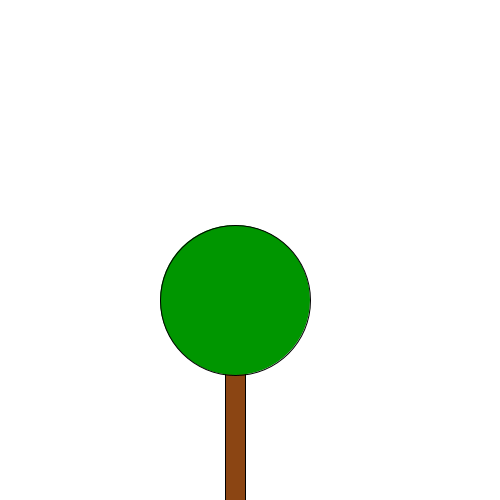
Frame 1 (no input)
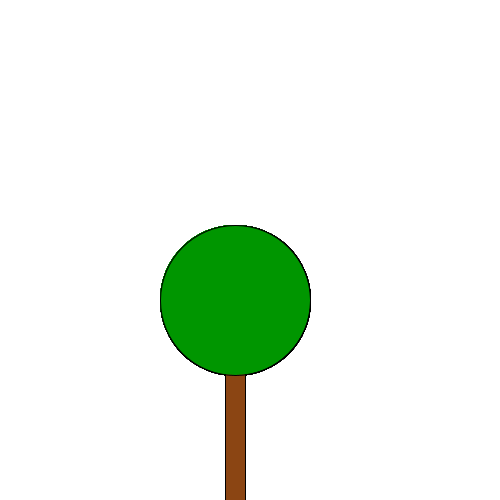
Frame 60 (the mouse pressed at the canvas centre just before this capture)
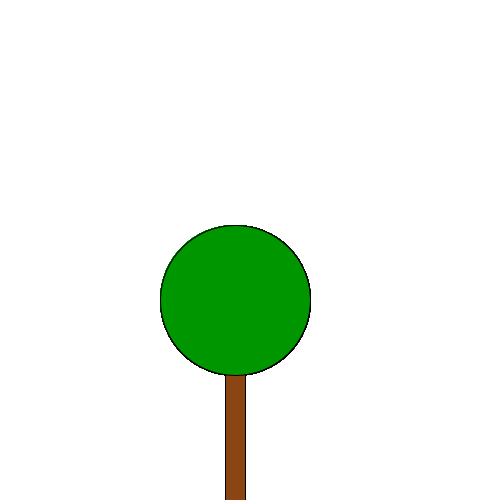
Frame 120 (the mouse held since frame 60 and released just before this capture)

The Processing sketch that drew these frames (run headless with seeded random() and noise(); from frame 60 on, the mouse is pressed at the canvas centre):

// Processing sketch: H09_verdiepings_opd_3
// ── H09_verdiepings_opd_3.pde
void setup(){
 size(500,500);
 background(255,255,255);
}

void  stam(int x, int y, int breedte, int lengte) {
    fill(139,69,19);
  rect(x,y,breedte,lengte);
}
void blad(int x1, int y1, int groot){
  fill(0,150,0);
  circle(x1,y1,groot);
}

void draw(){
stam(225,300,20,275);
blad(235,300,150);
}
